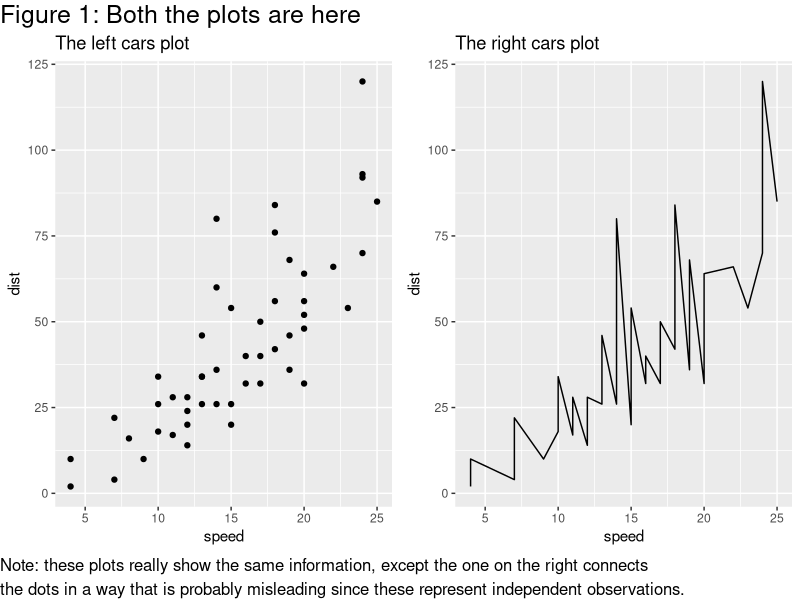
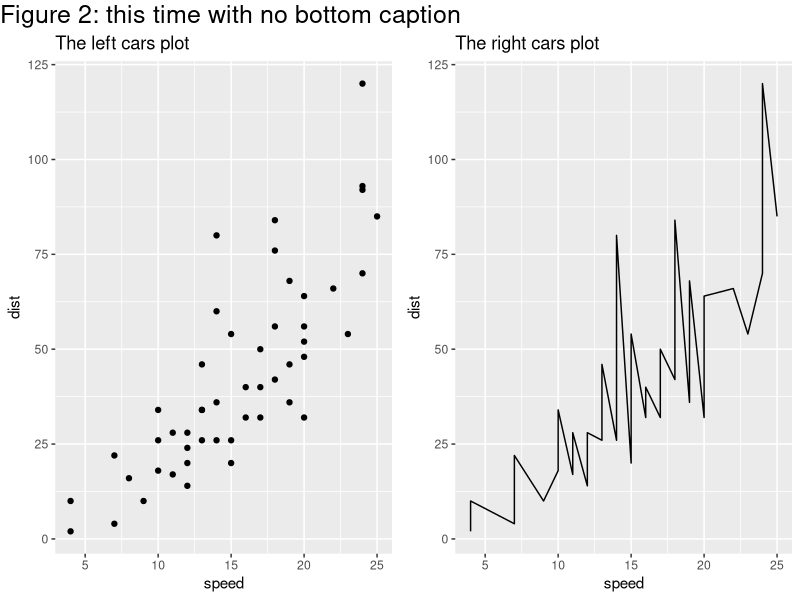

Generate these figures, in order, with R:
## ---- chunk 1
knitr::opts_chunk$set(echo = TRUE)
## ---- chunk 2
# install.packages("gridExtra")
library(ggplot2)
library(gridExtra)
library(grid)

# store your plots as objects
plot_1 <- ggplot(data = cars, aes(x = speed, y = dist)) +
    geom_point() +
    ggtitle("The left cars plot")
plot_2 <- ggplot(data = cars, aes(x = speed, y = dist)) +
    geom_line() +
    ggtitle("The right cars plot")

# put side-by-side
grid.arrange(plot_1, plot_2, ncol=2,
             top = textGrob("Figure 1: Both the plots are here",
                            x = 0, # starts far left
                            y = 0.5, # experiment with
                                     # vertical placement
                            just = "left", # left-aligned,
                            gp = gpar(fontsize = 18) # bigger font
             ),
             bottom = textGrob("Note: these plots really show the same information, except the one on the right connects\nthe dots in a way that is probably misleading since these represent independent observations.",
                           x = 0,
                           y = 0.5,
                           just = "left"))
## ---- chunk 3
grid.arrange(plot_1, plot_2, ncol=2,
             top = textGrob("Figure 2: this time with no bottom caption",
                            x = 0, y = 0.5,
                            just = "left",
                            gp = gpar(fontsize = 18)))
